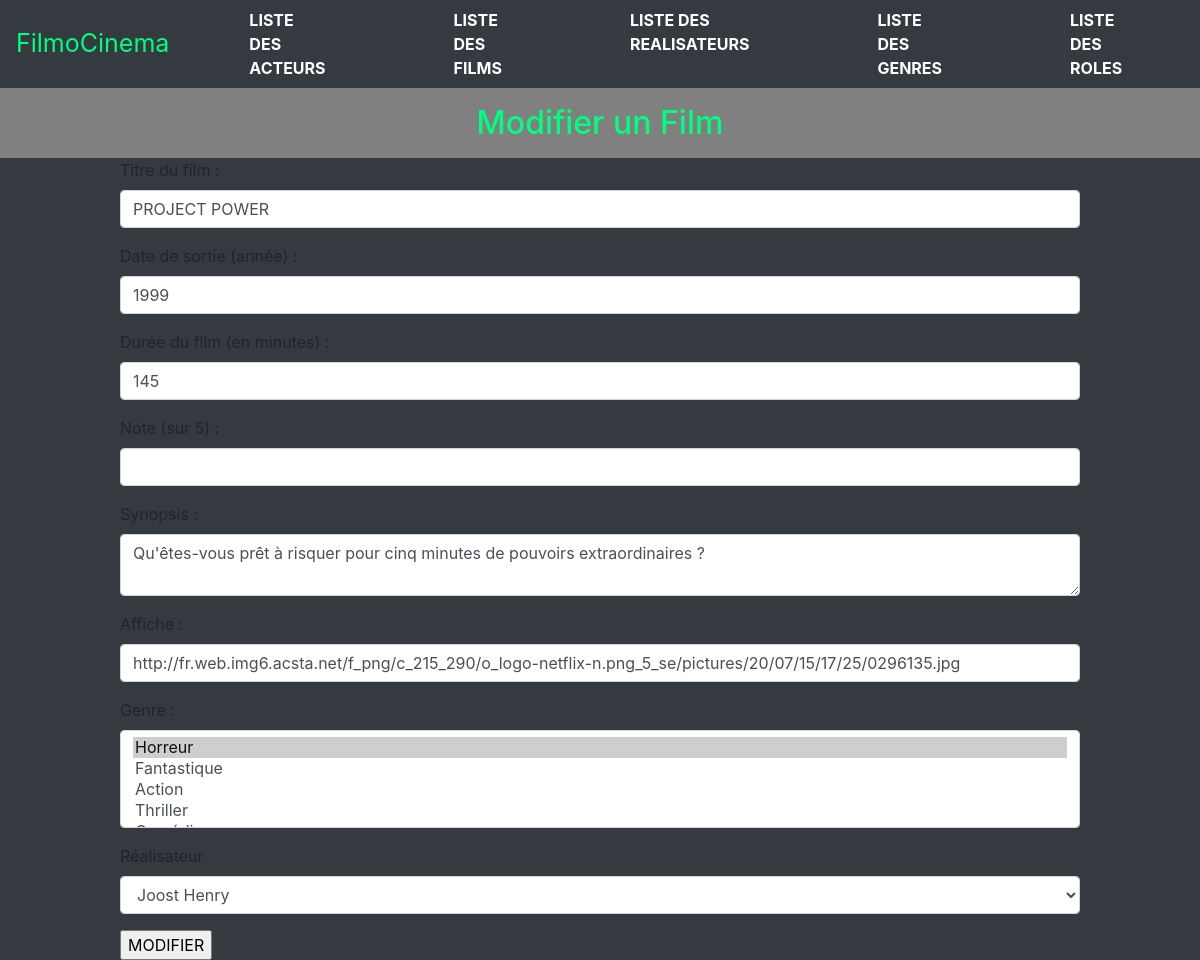
The app's page /index.php?action=modifierFilmFormulaire&id=2 with its own data.
### tables this page shows
CREATE TABLE IF NOT EXISTS `film` (
  `id_film` int(11) NOT NULL AUTO_INCREMENT,
  `titre` varchar(50) NOT NULL,
  `annee` year(4) NOT NULL,
  `synopsis` varchar(5000) DEFAULT NULL,
  `duree` int(11) NOT NULL DEFAULT '0',
  `affiche` varchar(500) DEFAULT NULL,
  `note` varchar(50) DEFAULT NULL,
  `id_real` int(11) NOT NULL,
  PRIMARY KEY (`id_film`),
  KEY `Film_Realisateur_FK` (`id_real`),
  CONSTRAINT `Film_Realisateur_FK` FOREIGN KEY (`id_real`) REFERENCES `realisateur` (`id_real`)
);

### Controller/FilmController.php (called while the page is built, shortened)
<?php
class FilmController
{
    public function editFilmFormulaire($id)
    {
        $dao = new DAO();
        $sql = "SELECT f.id_film, titre, annee, duree, note, synopsis, affiche, id_real, GROUP_CONCAT(id_genre) AS genres
                FROM film f
                INNER JOIN appartient a
                ON f.id_film = a.id_film
                WHERE f.id_film = :id";
        $modifs = $dao->executerRequete($sql, [":id" => $id]);
        $sql3 = "SELECT id_genre, nom_genre FROM genre";
        $modifs3 = $dao->executerRequete($sql3);
        $sql4 = "SELECT DISTINCT id_real, (CONCAT(nom_realisateur,' ', prenom_realisateur)) AS realisateur
                    FROM realisateur";
        $modifs4 = $dao->executerRequete($sql4);
        require "View/film/modifierFilmFormulaire.php";
    }
}

### BDD/DAO.php (called while the page is built, shortened)
<?php
class DAO
{
    private $bdd;
    public function __construct()
    {
        $this->bdd = new PDO('mysql:host=localhost;dbname=cinema;charset=utf8', 'root', '');
    }
    public function executerRequete($sql, $params = NULL)
    {
        if ($params == NULL) {
            $resultat = $this->bdd->query($sql);
        } else {
            $resultat = $this->bdd->prepare($sql);
            $resultat->execute($params);
        }
        return $resultat;
    }
}

### View/film/modifierFilmFormulaire.php (the view, shortened to what this page needs)
<?php
$modif = $modifs->fetch();
?>
<h2>Modifier un Film</h2>
<form class="formfilm" action="index.php?action=modifierFilm&id=<?= $modif['id_film'] ?>" method="post">
    <div class="form-group">
        <label for="titre_film">Titre du film :</label>
        <input id="titre_film" name="titre_film" type="text" class="form-control" value="<?php echo $modif['titre'] ?>">
    </div>
    <div class="form-group">
        <label for="sortie_film">Date de sortie (année) :</label>
        <input id="sortie-film" name="sortie_film" type="number" class="form-control" value="<?php echo $modif['annee'] ?>">
    </div>
    <div class="form-group">
        <label for="duree_film">Durée du film (en minutes) :</label>
        <input id="duree_film" name="duree_film" type="number" class="form-control" value="<?php echo $modif['duree'] ?>">
    </div>
    <div class="form-group">
        <label for="note_film">Note (sur 5) :</label>
        <input id="note_film" name="note_film" type="number" class="form-control" value="<?php echo $modif['note'] ?>">
    </div>
    <div class="form-group">
        <label for="synopsis">Synopsis :</label>
        <textarea id="synopsis" name="synopsis" class="form-control"><?php echo $modif['synopsis'] ?></textarea>
    </div>
    <div class="form-group">
        <label for="affiche">Affiche :</label>
        <input id="affiche" name="affiche" type="text" class="form-control" value="<?php echo $modif['affiche'] ?>">
    </div>
    <div class="form-group">
        <label for="genre_film">Genre :</label>
        <select id="genre_film" name="genre_film[]" class="form-control" multiple>
            <?php
            $genres = str_split(str_replace(",", "",$modif['genres']));
            while ($modif3 = $modifs3->fetch()) {
                $selected = (in_array($modif3['id_genre'], $genres)) ? "selected" : "";
                echo "<option value=" . $modif3['id_genre'] . " $selected>" . $modif3['nom_genre'] . "</option>";
            }
            ?>
        </select>
    </div>
    <div class="form-group">
        <label for="realisateur_film">Réalisateur</label>
        <select id="realisateur_film" name="realisateur_film" class="form-control">
            <?php
            while ($modif4 = $modifs4->fetch()) {
                $selected = ($modif4['id_real'] == $modif['id_real']) ? "selected" : "";
                echo "<option value=" . $modif4['id_real'] . " $selected>" . $modif4['realisateur'] . "</option>";
            }
            ?>
        </select>
    </div>
    <input type="submit" value="MODIFIER">
</form>
<?php
require "View/template.php";

### Public/css/style.css (style rules this page uses)
h2 { text-align: center; color: springgreen; background-color: gray; margin: 0; padding: 0.5em; }
.formfilm { width: 80%; margin: auto; }
body { background: #343a40; }

### records on screen
film: titre_film "PROJECT POWER", sortie_film "1999", duree_film "145", synopsis "Qu'êtes-vous prêt à risquer pour cinq minutes de pouvoirs extraordinaires ?", affiche "http://fr.web.img6.acsta.net/f_png/c_215_290/o_logo-netflix-n.png_5_se/pictures/20/07/15/17/25/0296135.jpg"

### other values on screen
form field value "Horreur ☑ / Fantastique / Action / Thriller"
form field realisateur_film "Joost Henry"
